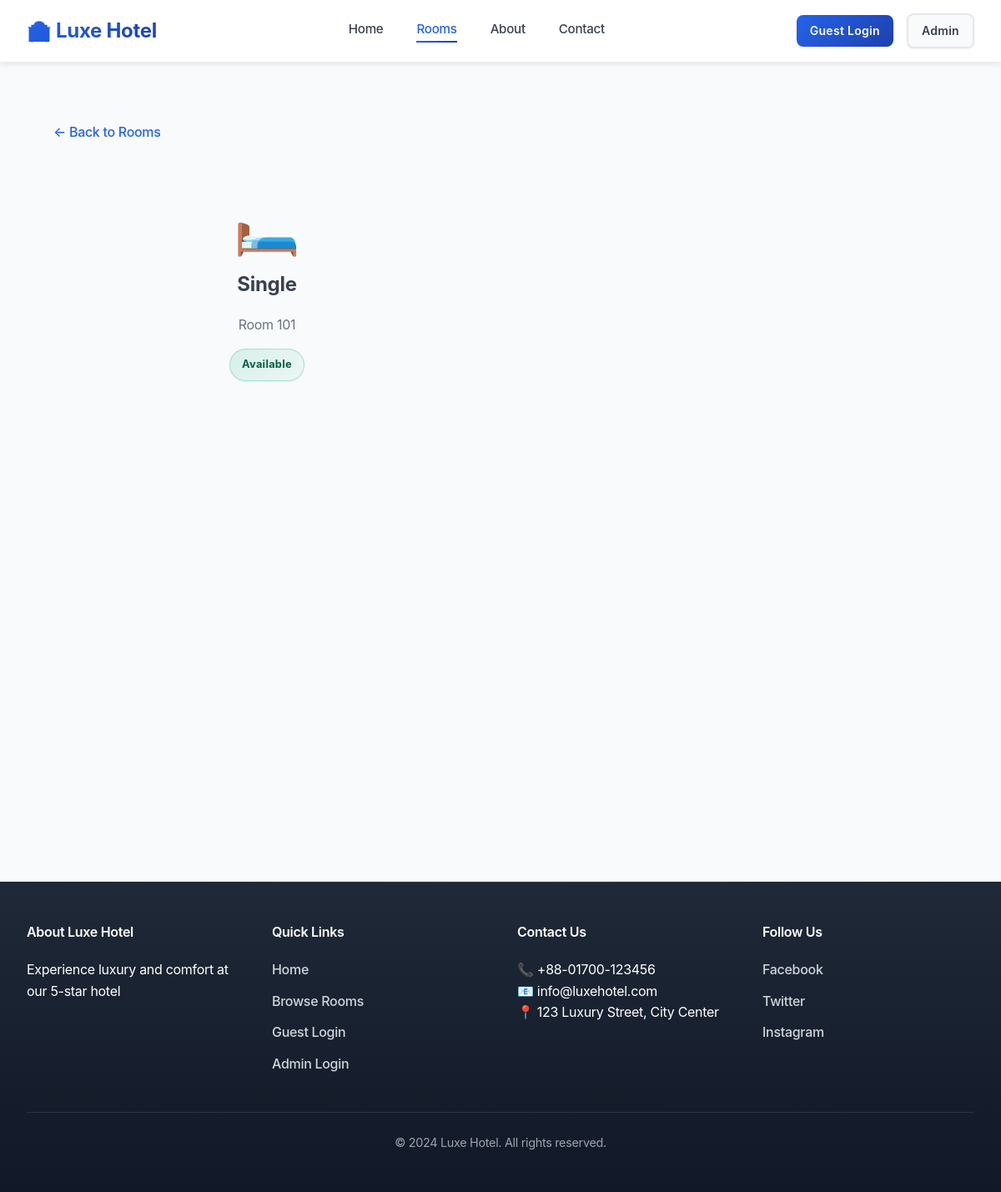
The app's page /public/room_details.php?room_id=1 with its own data.
### tables this page shows
CREATE TABLE rooms (
    room_id INT AUTO_INCREMENT PRIMARY KEY,
    room_number VARCHAR(20) UNIQUE NOT NULL,
    room_type VARCHAR(50) NOT NULL,
    price DECIMAL(10, 2) NOT NULL,
    status ENUM('available', 'occupied', 'cleaning') NOT NULL DEFAULT 'available',
    capacity INT NOT NULL DEFAULT 2,
    created_at TIMESTAMP DEFAULT CURRENT_TIMESTAMP
);

### config.php (called while the page is built, shortened)
<?php
function app_url(string $path = ''): string {
    $normalized = ltrim($path, '/');
    $prefix = BASE_PATH === '' ? '' : BASE_PATH;
    return $normalized === '' ? ($prefix === '' ? '/' : $prefix . '/') : $prefix . '/' . $normalized;
}
?>

### public/room_details.php (the view, shortened to what this page needs)
<?php
require_once __DIR__ . '/../config.php';
require_once __DIR__ . '/../database/db_connect.php';
$room = null;
try {
    $stmt = $pdo->prepare("SELECT * FROM rooms WHERE room_id = ?");
    $stmt->execute([$_GET['room_id']]);
    $room = $stmt->fetch();
} catch (Exception $e) {
    $error = "Error loading room details";
}
?>
<!DOCTYPE html>
<html lang="en">
<head>
    <link rel="stylesheet" href="<?php echo app_url('assets/style.css'); ?>">
</head>
<body>
    <?php require_once __DIR__ . '/../includes/header.php'; ?>
    <section class="section">
        <div class="container">
            <a href="<?php echo app_url('public/rooms.php'); ?>" style="margin-bottom: 1rem;">← Back to Rooms</a>
            <div class="grid" style="grid-template-columns: 1fr 1fr; gap: 3rem;">
                <div>
                    <div style="background: var(--light); padding: 3rem; border-radius: 0.5rem; text-align: center; margin-bottom: 2rem;">
                        <div style="font-size: 4rem;">🛏️</div>
                        <h1><?php echo htmlspecialchars($room['room_type']); ?></h1>
                        <p style="color: var(--text-light); margin: 1rem 0;">Room <?php echo htmlspecialchars($room['room_number']); ?></p>
                        <div class="badge badge-<?php echo $room['status']; ?>">
                            <?php echo ucfirst(str_replace('_', ' ', $room['status'])); ?>
                        </div>
                    </div>
                </div>
                <div>
                </div>
            </div>
        </div>
    </section>
    <?php require_once __DIR__ . '/../includes/footer.php'; ?>
</body>
</html>

### assets/style.css (style rules this page uses)
* { margin: 0; padding: 0; box-sizing: border-box; }
:root { --primary: #2563eb; --primary-light: #3b82f6; --primary-dark: #1e40af; --primary-darker: #1e3a8a; --accent: #0d9488; --accent-light: #14b8a6; --accent-dark: #0f766e; --success: #10b981; --success-light: #6ee7b7; --warning: #f59e0b; --warning-light: #fbbf24; --danger: #ef4444; --danger-light: #f87171; --dark: #1f2937; --dark-light: #374151; --light: #f9fafb; --light-hover: #f3f4f6; --border: #e5e7eb; --border-light: #f3f4f6; --text: #374151; --text-light: #6b7280; --text-lighter: #9ca3af; --gradient-primary: linear-gradient(135deg, #2563eb 0%, #1e40af 100%); --gradient-accent: linear-gradient(135deg, #0d9488 0%, #0f766e 100%); --gradient-warm: linear-gradient(135deg, #f59e0b 0%, #d97706 100%); --shadow-sm: 0 1px 2px rgba(0, 0, 0, 0.05); --shadow-md: 0 4px 6px rgba(0, 0, 0, 0.07); --shadow-lg: 0 10px 15px rgba(0, 0, 0, 0.1); --shadow-xl: 0 20px 25px rgba(0, 0, 0, 0.1); --shadow-focus: 0 0 0 3px rgba(37, 99, 235, 0.1); --transition-fast: 0.15s cubic-bezier(0.4, 0, 0.2, 1); --transition-base: 0.3s cubic-bezier(0.4, 0, 0.2, 1); --transition-slow: 0.5s cubic-bezier(0.4, 0, 0.2, 1); }
html { scroll-behavior: smooth; }
body { font-family: -apple-system, BlinkMacSystemFont, 'Segoe UI', Roboto, 'Helvetica Neue', sans-serif; background-color: var(--light); color: var(--text); line-height: 1.6; letter-spacing: -0.3px; -webkit-font-smoothing: antialiased; -moz-osx-font-smoothing: grayscale; }
a { color: var(--primary); text-decoration: none; transition: color var(--transition-fast); font-weight: 500; }
.container { max-width: 1200px; margin: 0 auto; padding: 0 2rem; }
.badge { display: inline-block; padding: 0.5rem 0.875rem; border-radius: 9999px; font-size: 0.8rem; font-weight: 700; text-transform: capitalize; letter-spacing: 0.3px; backdrop-filter: blur(4px); box-shadow: var(--shadow-sm); }
.badge-available { background: linear-gradient(135deg, rgba(16, 185, 129, 0.15) 0%, rgba(16, 185, 129, 0.05) 100%); color: #065f46; border: 1px solid rgba(16, 185, 129, 0.3); }
.grid { display: grid; gap: 2rem; }
.section { padding: 4.5rem 2rem; position: relative; }

### records on screen
rooms: room_type "Single", room_number "101", status "Available"

### other values on screen
SITE_NAME "Luxe Hotel"
SITE_DESC "Experience luxury and comfort at our 5-star hotel"
